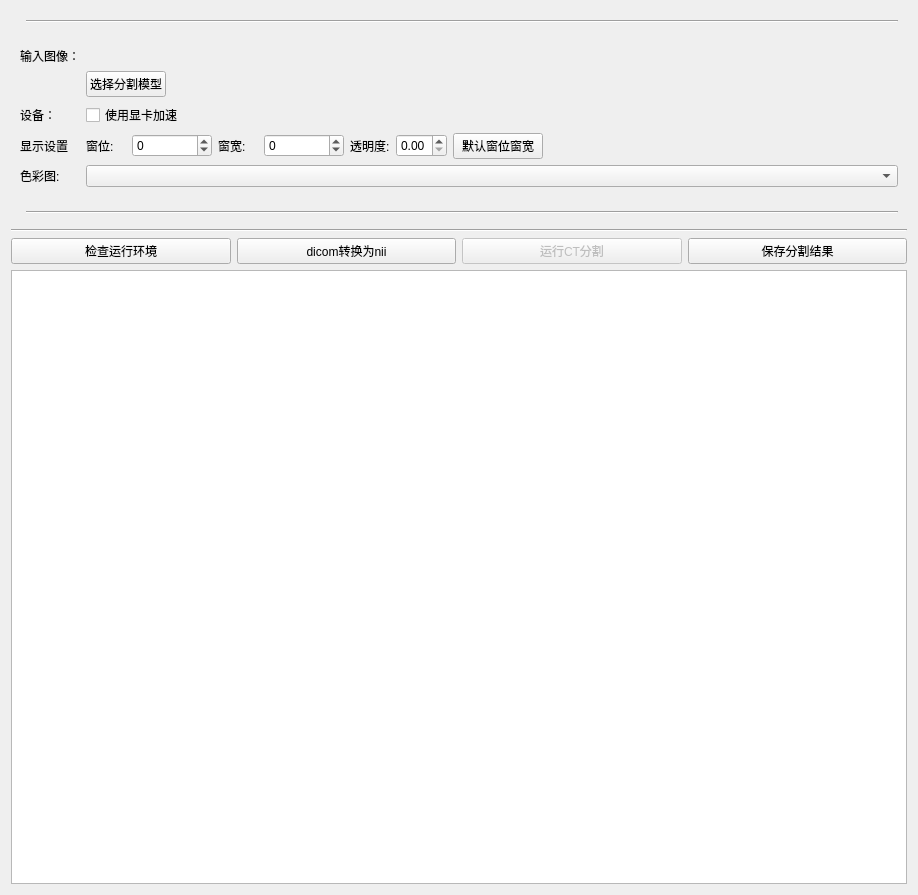
<?xml version="1.0" encoding="UTF-8"?>
<ui version="4.0">
 <class>AutoOrganSlicer</class>
 <widget class="qMRMLWidget" name="AutoOrganSlicer">
  <property name="geometry">
   <rect>
    <x>0</x>
    <y>0</y>
    <width>918</width>
    <height>895</height>
   </rect>
  </property>
  <layout class="QVBoxLayout" name="verticalLayout">
   <item>
    <widget class="ctkCollapsibleButton" name="dataButton" native="true">
     <property name="text" stdset="0">
      <string> Data editor</string>
     </property>
     <layout class="QFormLayout" name="formLayout_2">
      <item row="0" column="1">
       <widget class="Line" name="line">
        <property name="orientation">
         <enum>Qt::Horizontal</enum>
        </property>
       </widget>
      </item>
     </layout>
    </widget>
   </item>
   <item>
    <widget class="ctkCollapsibleButton" name="inputsCollapsibleButton" native="true">
     <property name="text" stdset="0">
      <string>Setting</string>
     </property>
     <layout class="QFormLayout" name="formLayout_2">
      <item row="0" column="0">
       <widget class="QLabel" name="label">
        <property name="text">
         <string>输入图像：</string>
        </property>
       </widget>
      </item>
      <item row="0" column="1">
       <widget class="qMRMLNodeComboBox" name="inputVolumeSelector" native="true">
        <property name="toolTip">
         <string>3123123</string>
        </property>
        <property name="nodeTypes" stdset="0">
         <stringlist notr="true">
          <string>vtkMRMLScalarVolumeNode</string>
         </stringlist>
        </property>
        <property name="showChildNodeTypes" stdset="0">
         <bool>false</bool>
        </property>
        <property name="addEnabled" stdset="0">
         <bool>false</bool>
        </property>
        <property name="removeEnabled" stdset="0">
         <bool>false</bool>
        </property>
        <property name="SlicerParameterName" stdset="0">
         <string>inputVolume</string>
        </property>
       </widget>
      </item>
      <item row="1" column="1">
       <widget class="QPushButton" name="modelButton">
        <property name="maximumSize">
         <size>
          <width>80</width>
          <height>16777215</height>
         </size>
        </property>
        <property name="text">
         <string>选择分割模型</string>
        </property>
       </widget>
      </item>
      <item row="2" column="0">
       <widget class="QLabel" name="label_5">
        <property name="text">
         <string>设备：</string>
        </property>
       </widget>
      </item>
      <item row="2" column="1">
       <widget class="QCheckBox" name="gpuCheckBox">
        <property name="text">
         <string>使用显卡加速</string>
        </property>
       </widget>
      </item>
      <item row="5" column="0">
       <widget class="QLabel" name="label_10">
        <property name="sizePolicy">
         <sizepolicy hsizetype="Maximum" vsizetype="Preferred">
          <horstretch>0</horstretch>
          <verstretch>0</verstretch>
         </sizepolicy>
        </property>
        <property name="minimumSize">
         <size>
          <width>60</width>
          <height>0</height>
         </size>
        </property>
        <property name="maximumSize">
         <size>
          <width>40</width>
          <height>16777215</height>
         </size>
        </property>
        <property name="text">
         <string>显示设置</string>
        </property>
       </widget>
      </item>
      <item row="5" column="1">
       <layout class="QVBoxLayout" name="verticalLayout_2">
        <item>
         <layout class="QHBoxLayout" name="horizontalLayout_4">
          <item>
           <widget class="QLabel" name="label_3">
            <property name="sizePolicy">
             <sizepolicy hsizetype="Minimum" vsizetype="Preferred">
              <horstretch>0</horstretch>
              <verstretch>0</verstretch>
             </sizepolicy>
            </property>
            <property name="minimumSize">
             <size>
              <width>40</width>
              <height>0</height>
             </size>
            </property>
            <property name="maximumSize">
             <size>
              <width>40</width>
              <height>16777215</height>
             </size>
            </property>
            <property name="text">
             <string>窗位:</string>
            </property>
           </widget>
          </item>
          <item>
           <widget class="QSpinBox" name="levelEdit">
            <property name="minimumSize">
             <size>
              <width>80</width>
              <height>0</height>
             </size>
            </property>
            <property name="maximumSize">
             <size>
              <width>80</width>
              <height>16777215</height>
             </size>
            </property>
            <property name="minimum">
             <number>-10000</number>
            </property>
            <property name="maximum">
             <number>10000</number>
            </property>
            <property name="singleStep">
             <number>1</number>
            </property>
           </widget>
          </item>
          <item>
           <widget class="QLabel" name="label_4">
            <property name="sizePolicy">
             <sizepolicy hsizetype="Minimum" vsizetype="Preferred">
              <horstretch>0</horstretch>
              <verstretch>0</verstretch>
             </sizepolicy>
            </property>
            <property name="minimumSize">
             <size>
              <width>40</width>
              <height>0</height>
             </size>
            </property>
            <property name="maximumSize">
             <size>
              <width>40</width>
              <height>16777215</height>
             </size>
            </property>
            <property name="text">
             <string>窗宽:</string>
            </property>
           </widget>
          </item>
          <item>
           <widget class="QSpinBox" name="widthEdit">
            <property name="sizePolicy">
             <sizepolicy hsizetype="Minimum" vsizetype="Fixed">
              <horstretch>0</horstretch>
              <verstretch>0</verstretch>
             </sizepolicy>
            </property>
            <property name="minimumSize">
             <size>
              <width>80</width>
              <height>0</height>
             </size>
            </property>
            <property name="maximumSize">
             <size>
              <width>80</width>
              <height>16777215</height>
             </size>
            </property>
            <property name="minimum">
             <number>-10000</number>
            </property>
            <property name="maximum">
             <number>10000</number>
            </property>
            <property name="singleStep">
             <number>1</number>
            </property>
            <property name="value">
             <number>0</number>
            </property>
           </widget>
          </item>
          <item>
           <widget class="QLabel" name="label_7">
            <property name="sizePolicy">
             <sizepolicy hsizetype="Fixed" vsizetype="Preferred">
              <horstretch>0</horstretch>
              <verstretch>0</verstretch>
             </sizepolicy>
            </property>
            <property name="text">
             <string>透明度:</string>
            </property>
           </widget>
          </item>
          <item>
           <widget class="QDoubleSpinBox" name="opacitySpinBox">
            <property name="maximumSize">
             <size>
              <width>80</width>
              <height>16777215</height>
             </size>
            </property>
            <property name="maximum">
             <double>1.000000000000000</double>
            </property>
            <property name="singleStep">
             <double>0.100000000000000</double>
            </property>
           </widget>
          </item>
          <item>
           <widget class="QPushButton" name="autoWindowButton">
            <property name="minimumSize">
             <size>
              <width>90</width>
              <height>0</height>
             </size>
            </property>
            <property name="maximumSize">
             <size>
              <width>80</width>
              <height>16777215</height>
             </size>
            </property>
            <property name="text">
             <string>默认窗位窗宽</string>
            </property>
           </widget>
          </item>
         </layout>
        </item>
        <item>
         <layout class="QHBoxLayout" name="horizontalLayout_2"/>
        </item>
       </layout>
      </item>
      <item row="11" column="0">
       <widget class="QLabel" name="label_6">
        <property name="text">
         <string>色彩图:</string>
        </property>
       </widget>
      </item>
      <item row="11" column="1">
       <layout class="QHBoxLayout" name="horizontalLayout_3">
        <item>
         <widget class="QComboBox" name="colorComboBox"/>
        </item>
       </layout>
      </item>
     </layout>
    </widget>
   </item>
   <item>
    <widget class="ctkCollapsibleButton" name="segmentLayout" native="true">
     <property name="text" stdset="0">
      <string> Segment editor</string>
     </property>
     <layout class="QFormLayout" name="formLayout_2">
      <item row="0" column="1">
       <widget class="Line" name="line">
        <property name="orientation">
         <enum>Qt::Horizontal</enum>
        </property>
       </widget>
      </item>
     </layout>
    </widget>
   </item>
   <item>
    <widget class="Line" name="line_2">
     <property name="orientation">
      <enum>Qt::Horizontal</enum>
     </property>
    </widget>
   </item>
   <item>
    <layout class="QHBoxLayout" name="horizontalLayout">
     <item>
      <widget class="QPushButton" name="checkButton">
       <property name="text">
        <string>检查运行环境</string>
       </property>
      </widget>
     </item>
     <item>
      <widget class="QPushButton" name="dicomButton">
       <property name="sizePolicy">
        <sizepolicy hsizetype="Minimum" vsizetype="Fixed">
         <horstretch>0</horstretch>
         <verstretch>0</verstretch>
        </sizepolicy>
       </property>
       <property name="text">
        <string>dicom转换为nii</string>
       </property>
      </widget>
     </item>
     <item>
      <widget class="QPushButton" name="applyButton">
       <property name="enabled">
        <bool>false</bool>
       </property>
       <property name="toolTip">
        <string>Run the algorithm.</string>
       </property>
       <property name="text">
        <string>运行CT分割</string>
       </property>
      </widget>
     </item>
     <item>
      <widget class="QPushButton" name="saveSegmentButton">
       <property name="text">
        <string>保存分割结果</string>
       </property>
      </widget>
     </item>
    </layout>
   </item>
   <item>
    <widget class="QPlainTextEdit" name="statusLabel"/>
   </item>
  </layout>
 </widget>
 <customwidgets>
  <customwidget>
   <class>ctkCollapsibleButton</class>
   <extends>QWidget</extends>
   <header>ctkCollapsibleButton.h</header>
   <container>1</container>
  </customwidget>
  <customwidget>
   <class>qMRMLNodeComboBox</class>
   <extends>QWidget</extends>
   <header>qMRMLNodeComboBox.h</header>
  </customwidget>
  <customwidget>
   <class>qMRMLWidget</class>
   <extends>QWidget</extends>
   <header>qMRMLWidget.h</header>
   <container>1</container>
  </customwidget>
 </customwidgets>
 <resources/>
 <connections>
  <connection>
   <sender>AutoOrganSlicer</sender>
   <signal>mrmlSceneChanged(vtkMRMLScene*)</signal>
   <receiver>inputVolumeSelector</receiver>
   <slot>setMRMLScene(vtkMRMLScene*)</slot>
   <hints>
    <hint type="sourcelabel">
     <x>122</x>
     <y>132</y>
    </hint>
    <hint type="destinationlabel">
     <x>248</x>
     <y>61</y>
    </hint>
   </hints>
  </connection>
 </connections>
</ui>
